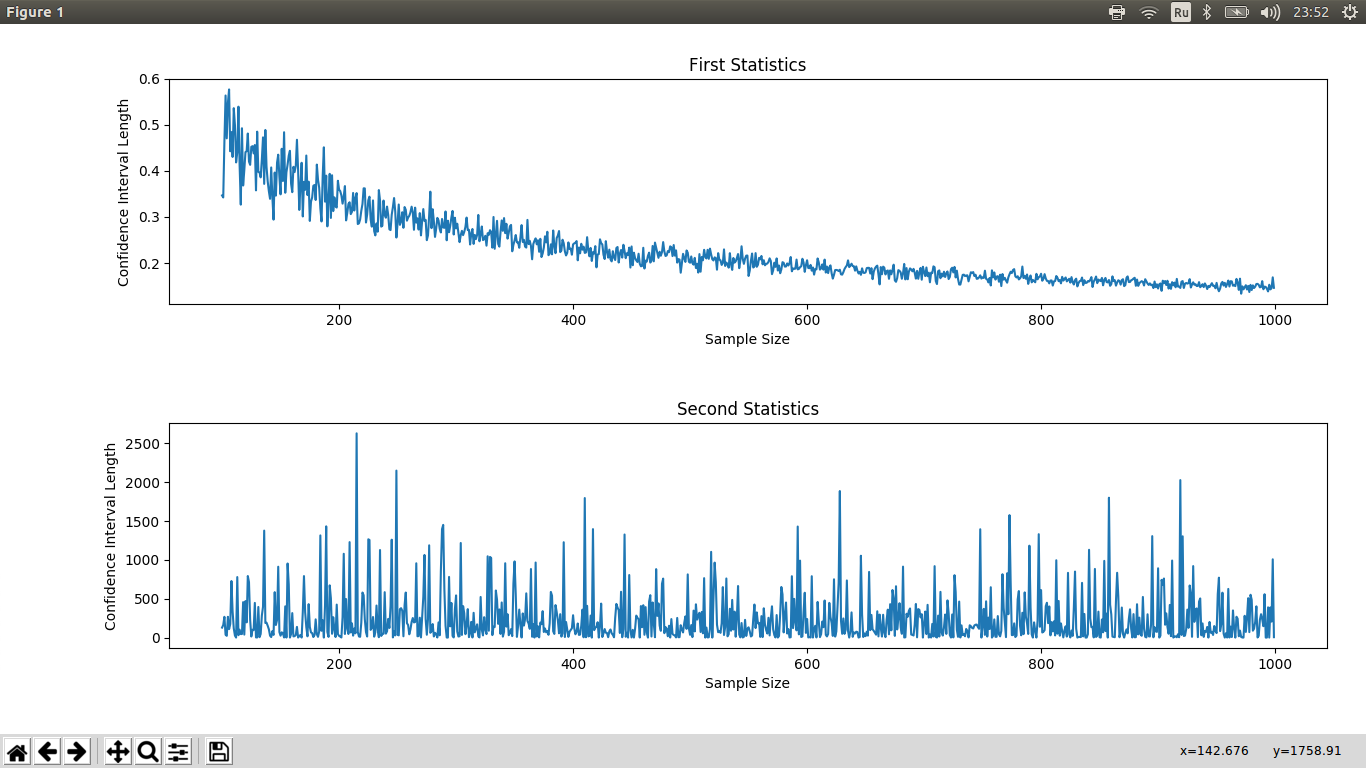

Source code (Python):
import matplotlib.pyplot as plt
import numpy as np
import scipy.stats as sc

gamma = 0.9


def confidenceIntervalLength1st(sample_size):
    sample = np.random.standard_normal(sample_size)
    sum_of_squares = sum(map(lambda x: x * x, sample))
    greater_quantile = sc.chi2.ppf((1 + gamma) / 2, sample_size)
    less_quantile = sc.chi2.ppf((1 - gamma) / 2, sample_size)
    return sum_of_squares * (1 / less_quantile - 1 / greater_quantile)


def conductFirstExperiment():
    data_x = []
    data_y = []
    max_sample_size = 1000
    for sample_size in range(100, max_sample_size):
        data_x.append(sample_size)
        data_y.append(confidenceIntervalLength1st(sample_size))
    plt.subplot(211)
    plt.title("First Statistics")
    plt.plot(data_x, data_y)
    plt.ylabel("Confidence Interval Length")
    plt.xlabel("Sample Size")


def confidenceIntervalLength2st(sample_size):
    sample = np.random.standard_normal(sample_size)
    square_of_sum = (sum(sample) / sample_size)**2
    greater_quantile = sc.norm.ppf((3 + gamma) / 4)**2
    less_quantile = sc.norm.ppf((3 - gamma) / 4)**2
    return sample_size * square_of_sum * (1 / less_quantile - 1 / greater_quantile)


def conductSecondExperiment():
    data_x = []
    data_y = []
    max_sample_size = 1000
    for sample_size in range(100, max_sample_size):
        data_x.append(sample_size)
        data_y.append(confidenceIntervalLength2st(sample_size))
    plt.subplot(212)
    plt.title("Second Statistics")
    plt.plot(data_x, data_y)
    plt.ylabel("Confidence Interval Length")
    plt.xlabel("Sample Size")


def main():
    plt.figure(1)
    conductFirstExperiment()
    conductSecondExperiment()
    plt.tight_layout()
    plt.show()


if __name__ == "__main__":
    main()
